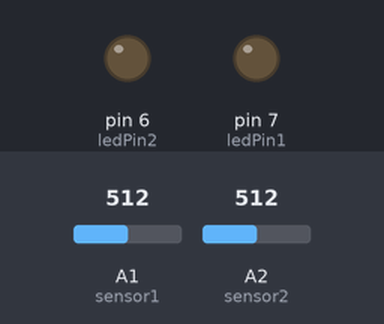
Bench run of a sketch on a simulated Arduino Uno, built with avr-gcc and run on an emulated ATmega328P. On the bench: output pins drawn as LEDs (lit = HIGH). The test bench sets the inputs (shaded band); at power-on: A1 (sensor1) = 512, A2 (sensor2) = 512.

Above: at 1.2 s.
1.3 s: A1 (sensor1) set to 316
2.8 s: A1 (sensor1) set to 284
At 3.7 s:
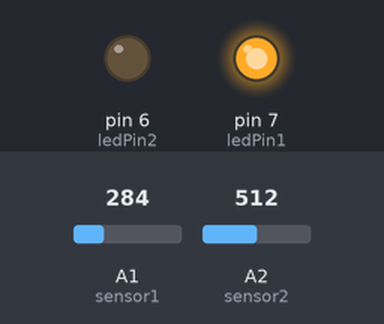
4.4 s: A1 (sensor1) set to 384
5.9 s: A1 (sensor1) set to 413
At 6.4 s:
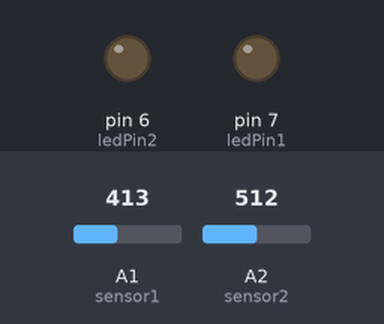
7.5 s: A2 (sensor2) set to 482
At 7.7 s:
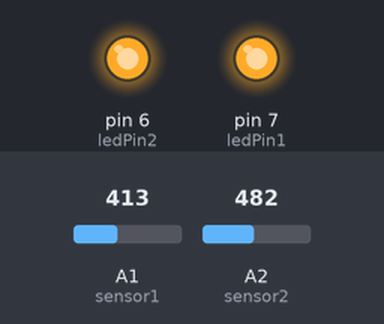
10.5 s: A2 (sensor2) set to 510
At 11.4 s:
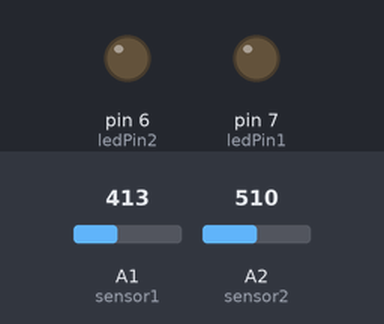
Timing chart, 0 to 13.0 s (numbered marks = the images above; inputs shaded):
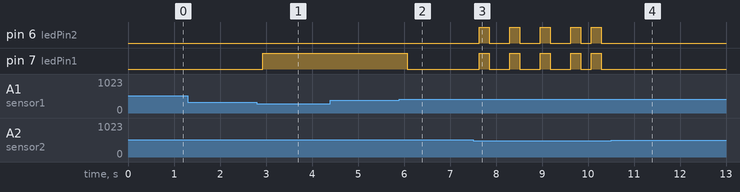

The sketch:

projeto.ino
```cpp
#include "SoftwareSerial.h"

//Create a new software  serial
SoftwareSerial bluetooth(0, 1); //TX, RX (Bluetooth)

const int ledPin1 = 7;
const int ledPin2 = 6;

const int sensor1 = A1;
const int sensor2 = A2;

const int buzzer = 2;

int incomingByte;
int sensorValue;
int sensorValue2;

int vetorDePecas[10] = {};
int contador = 1;

const int nLeituras = 100;
int leitura1;
int leitura2;
int media1 = 0;
int media2 = 0;

void setup() {
  //Initialize the software serial
  bluetooth.begin(9600);

  pinMode(ledPin1, OUTPUT);
  pinMode(ledPin2, OUTPUT);

}

void loop() {
  for(int i = 0; i < nLeituras; i++){
    leitura1 = analogRead(sensor1);
    leitura2 = analogRead(sensor2);

    media1 = media1 + leitura1/nLeituras;
    media2 = media2 + leitura2/nLeituras;

    delay(2);
  }

  if((media1 < 500) && (media2 < 500) && (vetorDePecas[(contador - 1)] == 0)){
    vetorDePecas[contador] = 1;

    digitalWrite(ledPin1, HIGH);
    digitalWrite(ledPin2, HIGH);

    bluetooth.println("Frente");
    bluetooth.println(media1);
    bluetooth.println(media2);
    delay(200);

    contador++;
  }

  if((media1 < 300) && (media2 > 300) && (vetorDePecas[(contador - 1)] == 0)){
    vetorDePecas[contador] = 2;

    digitalWrite(ledPin1, HIGH);
    digitalWrite(ledPin2, LOW);

    bluetooth.println("Esquerda");
    bluetooth.println(media1);
    bluetooth.println(media2);
    delay(200);

    contador++;
  }

  if((media1 > 300) && (media2 < 300) && (vetorDePecas[(contador - 1)] == 0)){
    vetorDePecas[contador] = 3;

    digitalWrite(ledPin1, LOW);
    digitalWrite(ledPin2, HIGH);

    bluetooth.println("Direita");
    bluetooth.println(media1);
    bluetooth.println(media2);
    delay(200);

    contador++;
  }

  if((media1 > 300) && (media2 > 300) && (vetorDePecas[(contador - 1)] != 0)){
    vetorDePecas[contador] = 0;

    digitalWrite(ledPin1, LOW);
    digitalWrite(ledPin2, LOW);

    bluetooth.println("Vazio");
    bluetooth.println(media1);
    bluetooth.println(media2);
    delay(200);

    contador++;
  }

  media1 = 0;
  media2 = 0;

  /*

  if(contador == 30){
    for(int i = 0; i<30; i++){
      if(vetorDePecas[i] == 1){
        digitalWrite(ledPin1, HIGH);
        digitalWrite(ledPin2, HIGH);
        delay(1000);
        digitalWrite(ledPin1, LOW);
        digitalWrite(ledPin2, LOW);
        delay(100);
      }
      if(vetorDePecas[i] == 2){
        digitalWrite(ledPin1, HIGH);
        delay(1000);
        digitalWrite(ledPin1, LOW);
        delay(100);
      }
      if(vetorDePecas[i] == 3){
        digitalWrite(ledPin2, HIGH);
        delay(1000);
        digitalWrite(ledPin2, LOW);
        delay(100);
      }
    }

    contador = 1;
  }

  */

}

void piscaLed(int nomePorta, int tempo){
  digitalWrite(nomePorta, HIGH);
  delay(tempo);
  digitalWrite(nomePorta, LOW);
  delay(tempo);
}

void beep(int nomePorta, int frequencia, int tempo){
  tone(nomePorta, frequencia);
  delay(tempo);
  noTone(nomePorta);
  delay(tempo);
}
```

Measured:
- the behaviour switches between 300 and 299 on A1 (sensor1) (found by bisection; images 0 and 1)
- the behaviour switches between 399 and 400 on A1 (sensor1) (found by bisection; images 1 and 2)
- the behaviour switches between 500 and 499 on A2 (sensor2) (found by bisection; images 2 and 3)
- after the input at 1.3 s, every drawn part: stays the same
- after the input at 2.8 s, pin 7 (ledPin1): LOW → HIGH after 0.12 s
- after the input at 4.4 s, every drawn part: stays the same
- after the input at 5.9 s, pin 7 (ledPin1): HIGH → LOW after 0.17 s
- after the input at 7.5 s, pin 6 (ledPin2), pin 7 (ledPin1): goes 3 × (HIGH 0.22 s, LOW 0.44 s), HIGH 0.22 s, LOW 0.23 s, HIGH 0.22 s, then LOW, starting after 0.14 s
- after the input at 10.5 s, pin 6 (ledPin2), pin 7 (ledPin1): stops changing and stays LOW
